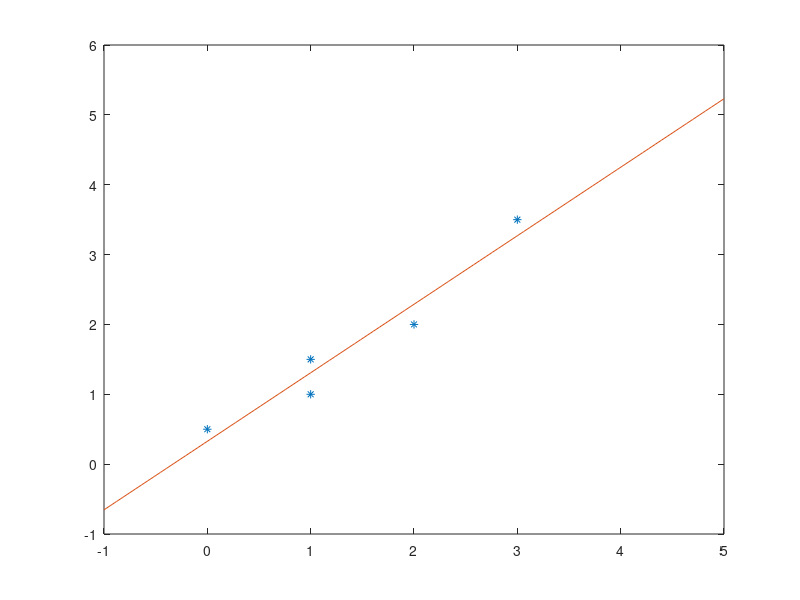

Write the MATLAB code that produced this figure.
t=[0 1 1 2 3]; % meresi pont
f=[1/2 1 3/2 2 7/2]';

%matrix


A = [ones(5,1), t']
% 17/52 \ 51/52
x=(A'*A)\A'*f


%abrazolas
figure; % keret, vagyis a plusz felugro ablak
plot(t,f,'*') % a plot egy rajz amit kirajzolok a figurera

%egyenes kirajzolasa

%eloszor definialni kell egy tartomany amire rajzolni szeretnek
% vektort general
xx = linspace(-1,5);
F = x(1) + x(2)*xx;
% az elozo plotra ra rajzol
hold on;
plot(xx,F);
